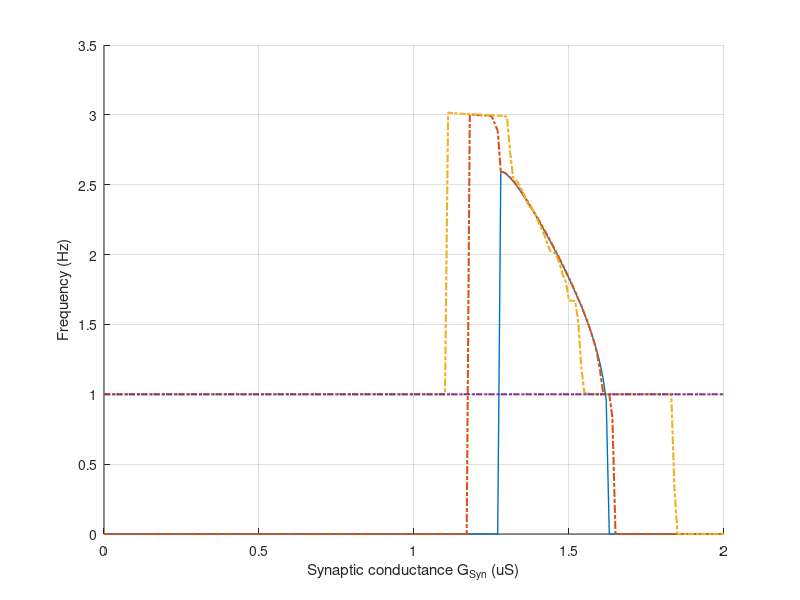

Source code (MATLAB): (Note: this script raises an error after producing the figure.)
clear all
clc

G = 0:0.01:2;

load('f_PF.mat')
PF = F;

load('f_0.01.mat')
fs = F;

load('f_0.1.mat')
fm = F;

load('f_1.mat')
fl = F;

figure (1)
hold on 
plot(G,PF,'LineWidth',1)
plot(G,fs,'-.','LineWidth',1.5)
plot(G,fm,'-.','LineWidth',1.5)
plot(G,fl,'-.','LineWidth',1.5)
grid on 

xlabel('Synaptic conductance G_S_y_n (uS)')
ylabel('Frequency (Hz)')
set(gcf,'Position',[500 200 600 400])

col = [0.25, 0.25, 0.25;0, 0.4470, 0.7410;0.8500, 0.3250, 0.0980;0.4940, 0.1840, 0.5560];
colororder(col)

% figure (2)
% subplot(1,4,1)
% plot(G,PF,'k','LineWidth',1)
% grid on 
% xlabel('Synaptic conductance  G_s_y_n (uS)')
% ylabel('Frequency (Hz)')
% subplot(1,4,2)
% plot(G,fs,'k','LineWidth',1)
% grid on 
% xlabel('Synaptic conductance  G_s_y_n (uS)')
% subplot(1,4,3)
% plot(G,fm,'k','LineWidth',1)
% grid on 
% xlabel('Synaptic conductance  G_s_y_n (uS)')
% subplot(1,4,4)
% plot(G,fl,'k','LineWidth',1)
% grid on 
% xlabel('Synaptic conductance  G_s_y_n (uS)')
% 
% ylim([0 3])
% set(gcf,'Position',[500 200 1400 250])
